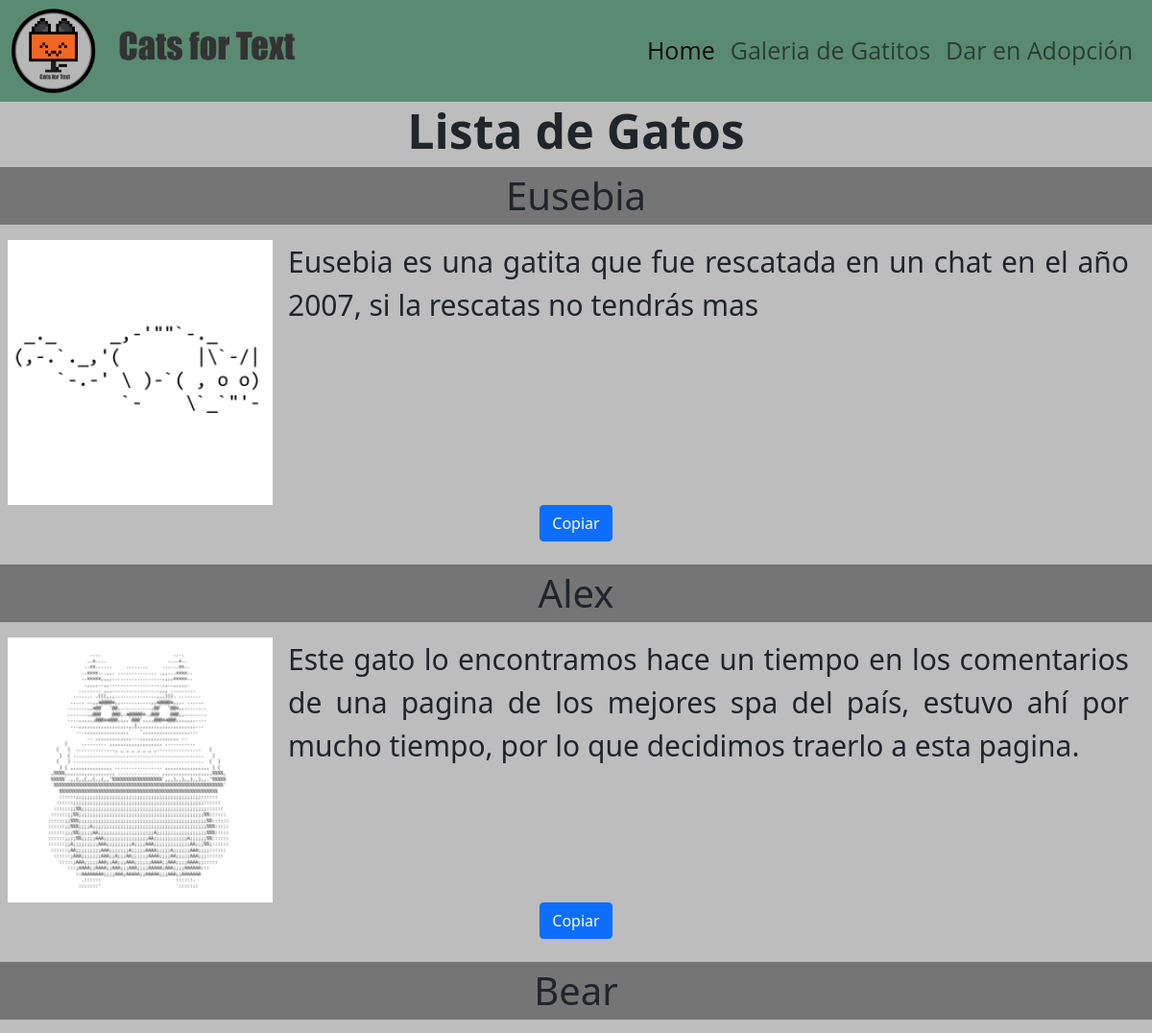
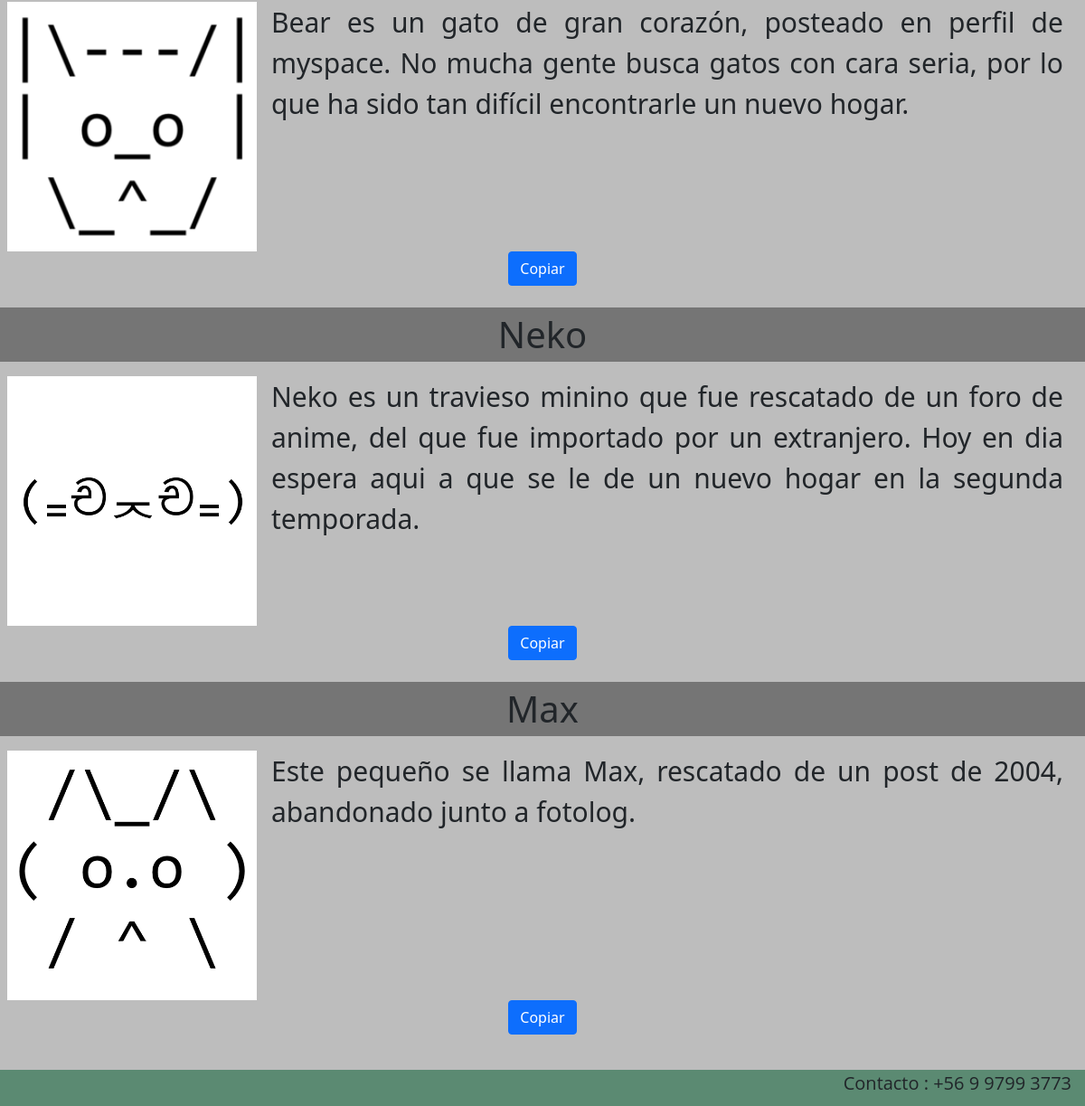
Screenshot of /listar_cats with the database file from the repository (2 pictures, top to bottom).
### Registro/models.py (models this page shows, shortened)
class Cats(models.Model):
        name_cat = models.CharField(max_length=30)
        ascii_cat = models.TextField()
        desc_cat = models.CharField(max_length=200)
        imagen_cat = models.ImageField(upload_to="cats", null=True)

### Registro/views.py (the view)
# urls.py: path('listar_cats', views.listar_cats, name="listar_cats"),
def listar_cats(request):
    cats = Cats.objects.all()
    return render(request, "cats/listar_cats.html", {'cats': cats})

### Registro/templates/cats/listar_cats.html (shortened to what this page needs)
{% extends 'cats/base.html' %}
{% load static %}
{% block css %}
<link rel="stylesheet" href="{% static 'cats/css/listar_cats.css' %}">
{% endblock %}
{% block contenido %}
    <h2>Lista de Gatos</h2>
    {% for c in cats %}
        <div class="item">
          <div class="d1">
              <p class="name">{{ c.name_cat }}</p>
          </div>
          <div class="row">
            <div class="col-lg-3">
                <img src="media/{{c.imagen_cat}}" class="cats" alt="cat">
            </div>
            <div class="col-lg-9">
                <p class="desc">{{ c.desc_cat }}</p>
            </div>
          </div>
          <div class="d3">
            <button class="btn btn-primary copy-btn" data-id={{c.id}}>Copiar</button>
          </div>
        </div>
        <br>
    {% endfor %}
{% endblock %}

### Registro/static/cats/css/listar_cats.css (style rules this page uses)
h2 { font-size: 50px; font-weight: bold; text-align: center; }
.name { font-size: 40px; font-weight: 500; text-align: center; background-color: #757575; }
.cats { height: auto; width: 200%; margin-left: 3%; margin-right: 3%; }
.desc { font-size: 30px; text-align: justify; }
.d3 { text-align: center; }

### Registro/static/cats/css/base.css (style rules this page uses)
* { margin: 0; padding: 0; max-width: 100%; max-height: 100%; }

### rows the page displays
Cats: name_cat "Eusebia", imagen_cat (picture), desc_cat "Eusebia es una gatita que fue rescatada en un chat en el año 2007, si la rescatas no tendrás mas"
Cats: name_cat "Alex", imagen_cat (picture), desc_cat "Este gato lo encontramos hace un tiempo en los comentarios de una pagina de los mejores spa del país, estuvo ahí por mucho tiempo, por lo que decidimos traerlo a esta pagina."
Cats: name_cat "Bear", imagen_cat (picture), desc_cat "Bear es un gato de gran corazón, posteado en perfil de myspace. No mucha gente busca gatos con cara seria, por lo que ha sido tan difícil encontrarle un nuevo hogar."
Cats: name_cat "Neko", imagen_cat (picture), desc_cat "Neko es un travieso minino que fue rescatado de un foro de anime, del que fue importado por un extranjero. Hoy en dia espera aqui a que se le de un nuevo hogar en la segunda temporada."
Cats: name_cat "Max", imagen_cat (picture), desc_cat "Este pequeño se llama Max, rescatado de un post de 2004, abandonado junto a fotolog."
